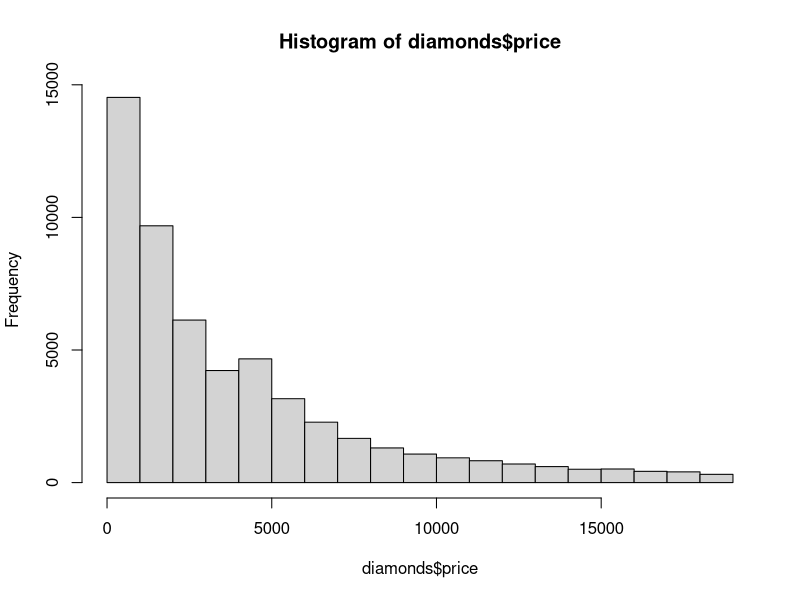
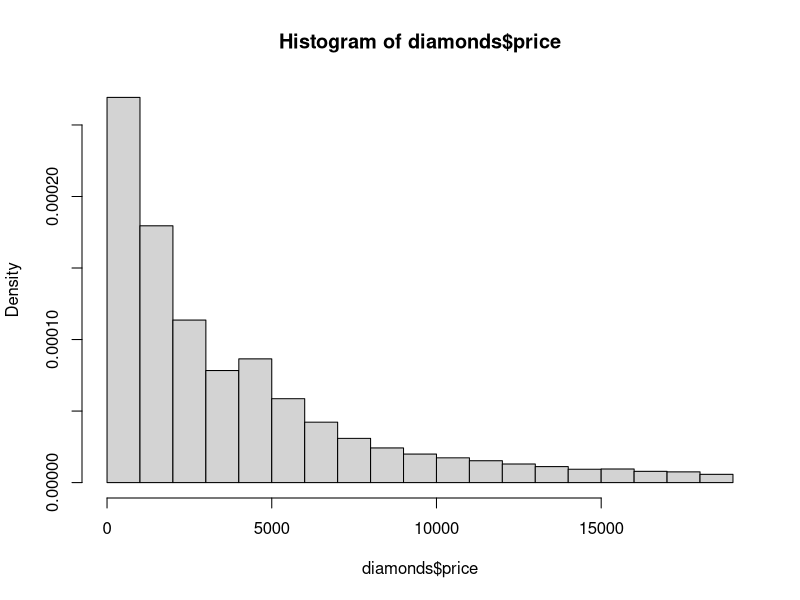
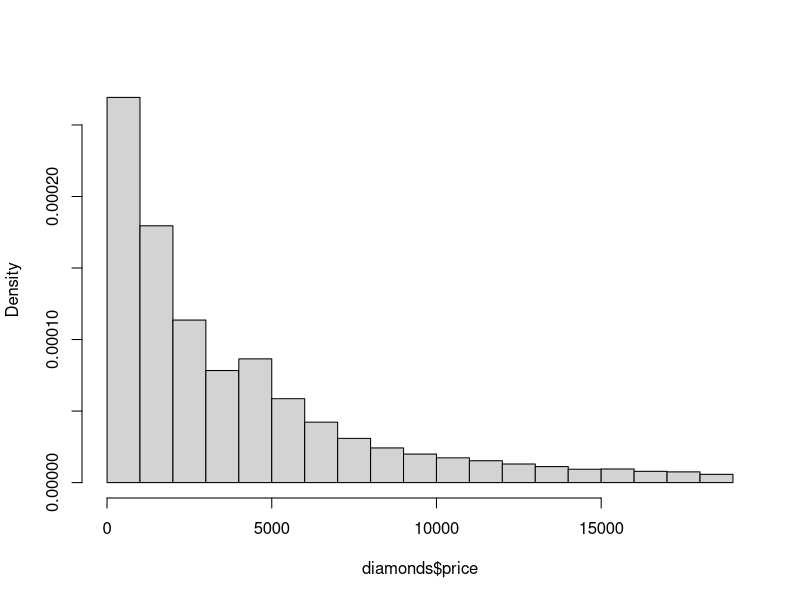
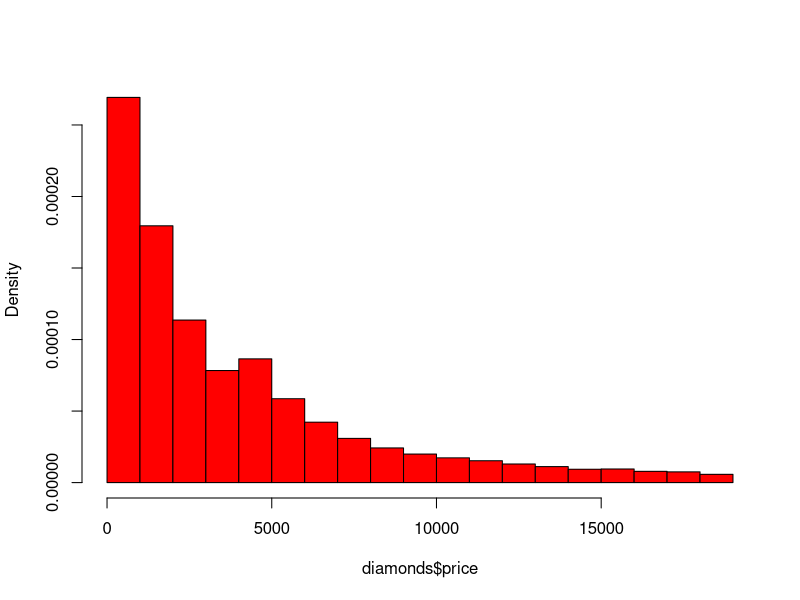
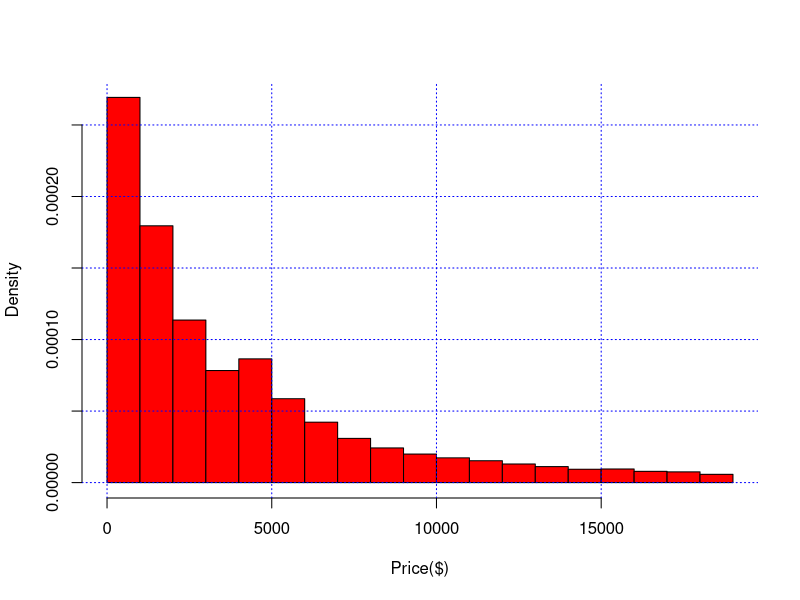
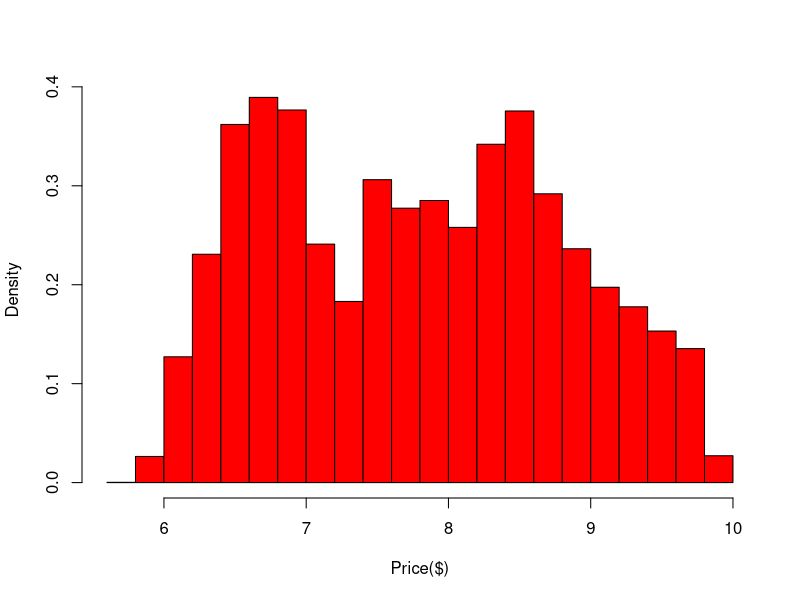
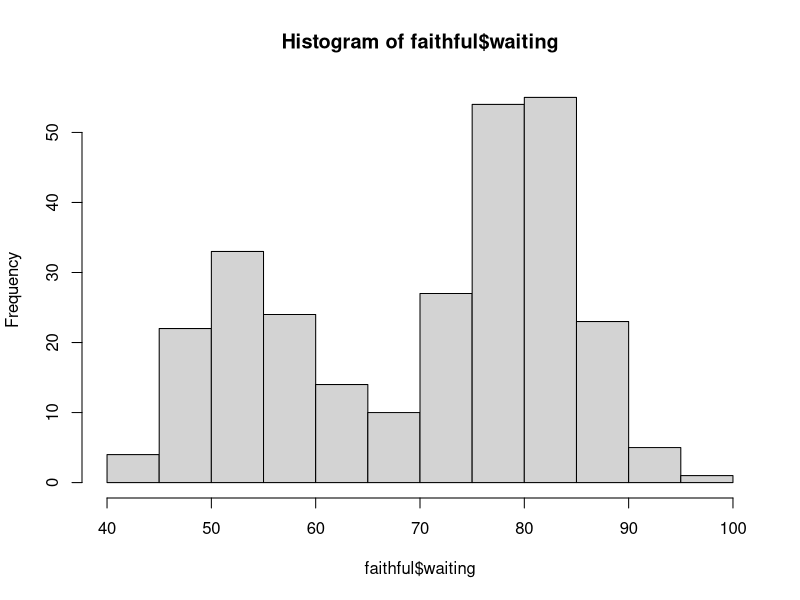
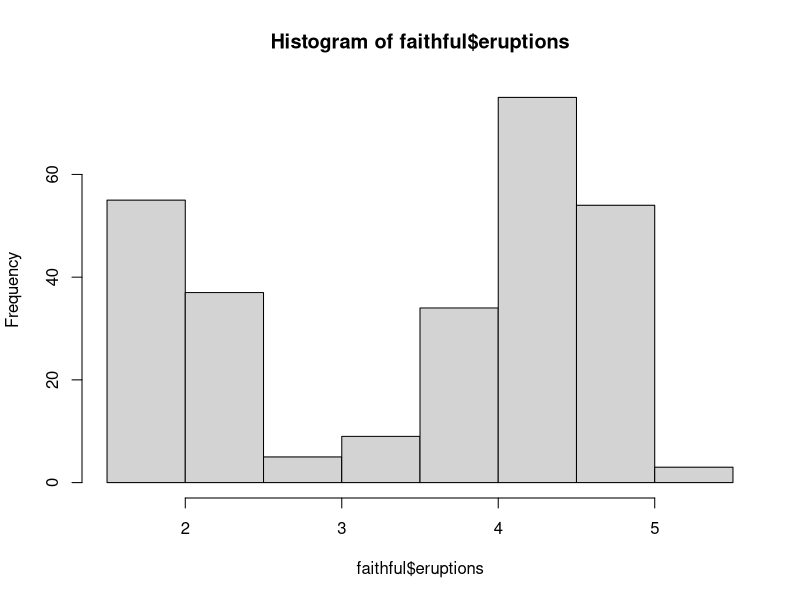

Write R code to recreate these figures, in order.
library('ggplot2')

attach(diamonds)
head(diamonds)

?diamonds

nrow(diamonds)
ncol(diamonds)

hist(diamonds$price)

hist(diamonds$price, probability = TRUE)
# bins p_0-p_1
# freq f_1  -> sum(f_i) = n
# relative pro. f_1/n = P_1
# relative freq density P_1/w_1, w_1 -> width of the class

hist(diamonds$price, probability = TRUE, main='')

hist(diamonds$price, probability = TRUE, main='', col='red')

hist(diamonds$price, probability = TRUE, main='', col='red', xlab='Price($)')
grid(col='blue')

hist(log(diamonds$price), probability = TRUE, main='', col='red', xlab='Price($)')

?faithful

View(faithful)

hist(faithful$waiting)
hist(faithful$eruptions)

plot(faithful, pch=20)

#################################################
min_w = min(faithful$waiting)
max_w = max(faithful$waiting)

min_e = min(faithful$eruptions)
max_e = max(faithful$eruptions)

plot(NULL,
     xlim=c(min_e, max_e),
     ylim=c(min_w, max_w),
     xlab='eruptions',
     ylab='waiting')

grid(col='blue')
points(faithful$eruptions, faithful$waiting, pch=20)

# 
data(package="ggplot2")$results[, 'Item']
# Avaliable datasets
data()
